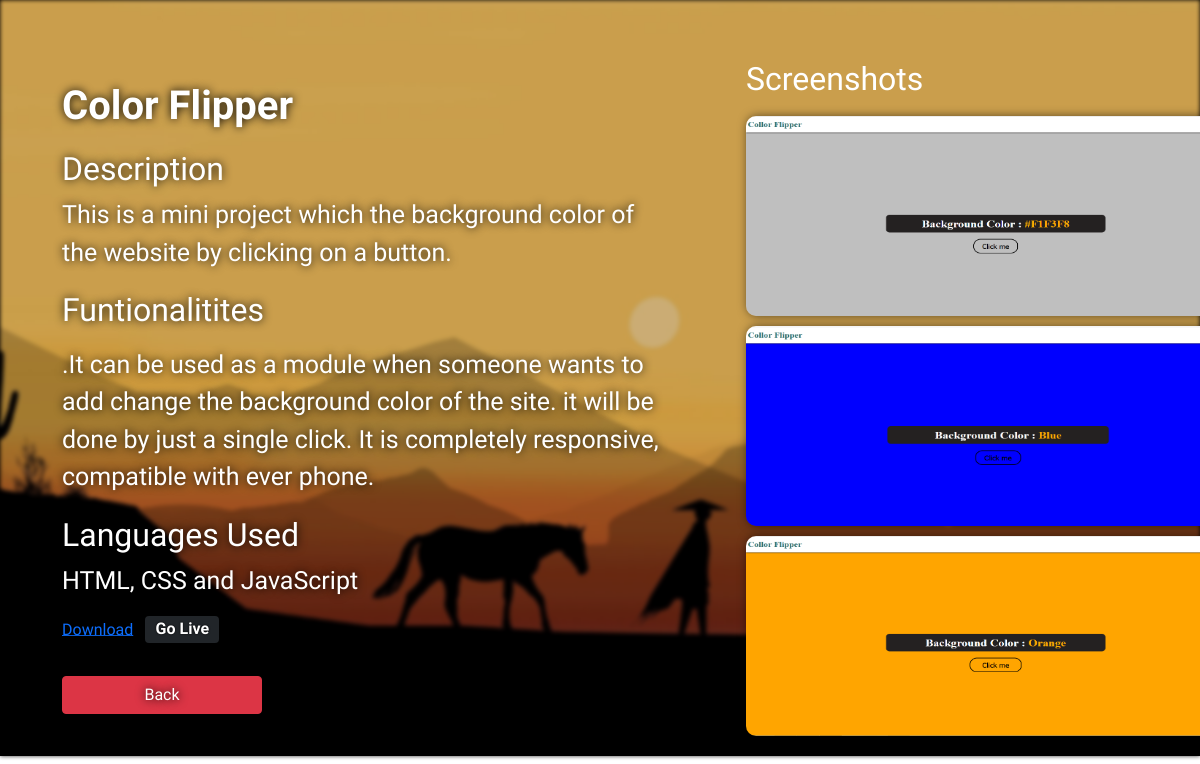
/project/4, run on the app's committed database.
### port/models.py (models this page shows, shortened)
class project(models.Model):
    id = models.AutoField(primary_key=True)
    name = models.CharField(max_length=50)
    description = models.TextField()
    functionalities = models.TextField()
    languages_used = models.TextField()
    git_link = models.TextField()
    live_link = models.TextField()
    sample1 = models.ImageField(upload_to='port/images', default='')
    sample2 = models.ImageField(upload_to='port/images', default='')
    sample3 = models.ImageField(upload_to='port/images', default='')

### port/views.py (the view)
# urls.py: path('project/<int:id>',views.project_view,name='project'),
def project_view(request, id):
    project_data = project.objects.filter(id=id)
    return render(request,'port/projects.html',{'project_data':project_data})

### templates/port/projects.html
{% extends "port/index.html" %}
{% block body %}
<div class="pcolor">
    <section class="view">
        <div class="pcontainer">
            <div class="details">
                <h1 class="h1 margin">{{project_data.0.name}}</h1>
                <h2 class="margin">Description</h2>
                <p class="data font">{{project_data.0.description}}</p>
                <h2 class="margin" >Funtionalitites</h2>
                <p class="data">
                <p class="font">{{project_data.0.functionalities}}</p>
                </p>
                <h2 class="margin">Languages Used</h2>
                <p class="font">{{project_data.0.languages_used}}</p>
                <a class="download" href="{{project_data.0.git_link}}">Download</a> <a href="{{project_data.0.live_link}}"><span class="mx-2 badge bg-dark">Go Live</span></a> <br>
                <a href="/" type="button" class="btn btn-danger margin">Back</a>
            </div>
            <div class="images">
                <h2>Screenshots</h2>
                <img src="/media/{{project_data.0.sample1}}" alt="">
                <img src="/media/{{project_data.0.sample2}}" alt="">
                <img src="/media/{{project_data.0.sample3}}" alt="">
            </div>
        </div>
    </section>
</div>
{% endblock %}

### data on the page
project: name "Color Flipper", description "This is a mini project which the background color of the website by clicking on a button.", functionalities ".It can be used as a module when someone wants to add change the background color of the site. it will be done by just a single click. It is completely responsive, compatible with ever phone.", languages_used "HTML, CSS and JavaScript", sample1 (picture), sample2 (picture), sample3 (picture)
